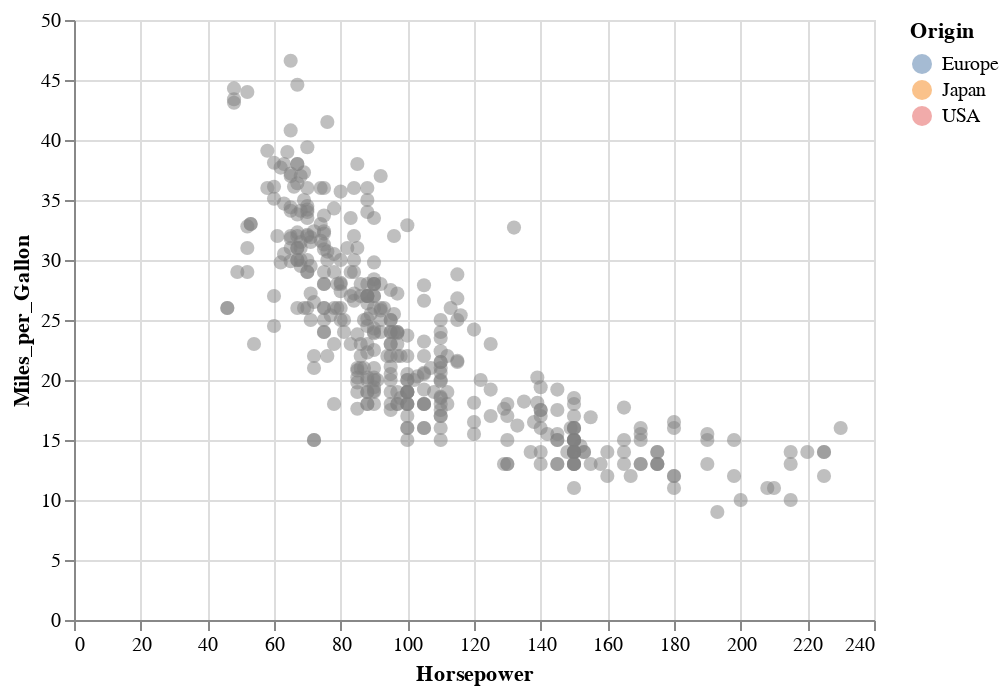

Notebook code cell kept with this figure:
### Code cell
# 2.2.2 Three steps for making an interactive chart 

# put it all together ~ Empty, size and color condition

#1. define selection (nothing selected to start)
selection=alt.selection_single(empty="none");

#2. define condition
sizeCondition=alt.condition(selection,alt.SizeValue(200),alt.SizeValue(50))
colorCondition=alt.condition(selection,"Origin",alt.value("gray"))

#3. add selection and conditions to chart
hp_mpg.add_selection(
    selection
).encode(
    # 4. add conditions to encode: you can chain multiple selections 
    size=sizeCondition,
    color=colorCondition
)

### Figure 1 — Vega-Lite specification as saved in the notebook (floating-point values rounded to 4 significant figures; data arrays with more than 128 entries replaced by an {"elided": "..."} marker saying what was removed)
{"config": {"view": {"continuousWidth": 400, "continuousHeight": 300}}, "data": {"name": "data-8e25068d8b9a578f41a59c91e539d690"}, "mark": {"type": "circle", "opacity": 0.5, "size": 80}, "encoding": {"color": {"condition": {"field": "Origin", "type": "nominal", "selection": "selector005"}, "value": "gray"}, "size": {"condition": {"value": 200, "selection": "selector005"}, "value": 50}, "x": {"field": "Horsepower", "type": "quantitative"}, "y": {"field": "Miles_per_Gallon", "type": "quantitative"}}, "selection": {"selector005": {"type": "single", "empty": "none"}}, "$schema": "https://vega.github.io/schema/vega-lite/v4.17.0.json", "datasets": {"data-8e25068d8b9a578f41a59c91e539d690": {"elided": "406 records"}}}
